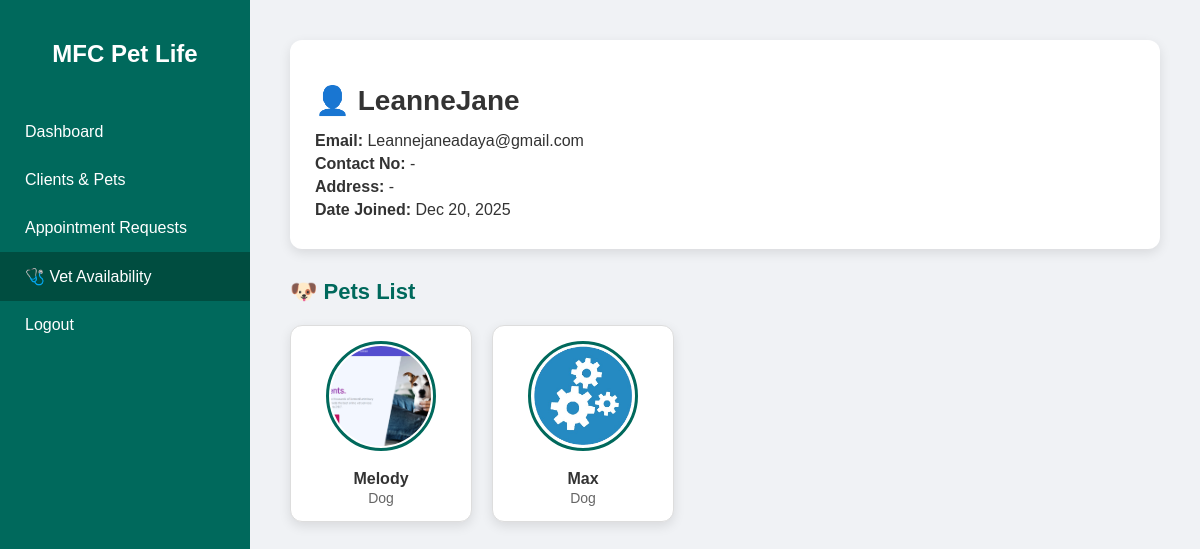
Page /clients/2/ on the committed database.
### main/models.py (models this page shows, shortened)
class Pet(models.Model):
    owner = models.ForeignKey(User, on_delete=models.CASCADE)
    name = models.CharField(max_length=100)
    species = models.CharField(max_length=50)
    breed = models.CharField(max_length=100, blank=True, null=True)
    gender = models.CharField(max_length=10)
    color = models.CharField(max_length=50, blank=True, null=True)
    birthday = models.DateField(blank=True, null=True)
    age = models.PositiveIntegerField(default=0)
    weight = models.DecimalField(max_digits=5, decimal_places=2, blank=True, null=True)
    image = models.ImageField(upload_to='pets/', blank=True, null=True)
    is_active = models.BooleanField(default=True)  # Soft-delete flag

### main/views.py (the view)
# urls.py: path('clients/<int:client_id>/', views.client_detail, name='client_detail'),
def client_detail(request, client_id):
    client = get_object_or_404(User, id=client_id)
    pets = Pet.objects.filter(owner=client, is_active=True)
    return render(request, "admin/client_detail.html", {"client": client, "pets": pets})

### main/templates/admin/client_detail.html (shortened to what this page needs)
{% load static %}
<!DOCTYPE html>
<html lang="en">
<head>
<link rel="stylesheet" href="{% static 'css/admin/clients_detail.css' %}">
</head>
<body>
<div class="sidebar">
    <h2>MFC Pet Life</h2>
    <a href="{% url 'admin_dashboard' %}">Dashboard</a>
    <a href="{% url 'clients_pets' %}">Clients & Pets</a>
    <a href="{% url 'appointment_requests' %}">Appointment Requests</a>
    <a href="{% url 'vet_availability_admin' %}" class='active'>🩺 <span>Vet Availability</span></a>
    <a href="{% url 'logout' %}">Logout</a>
</div>
 <div class="main-content">
        <div class="client-card">
            <h1>👤 {{ client.username|default:"No Name" }}</h1>
            <p><strong>Email:</strong> {{ client.email|default:"-" }}</p>
            <p><strong>Contact No:</strong> {{ client.contact_no|default:"-" }}</p>
            <p><strong>Address:</strong> {{ client.address|default:"-" }}</p>
            <p><strong>Date Joined:</strong> {{ client.date_joined|date:"M d, Y"|default:"-" }}</p>
        </div>
        <div class="pets-section">
    <h2>🐶 Pets List</h2>
            {% if pets %}
                <div class="pets-grid">
                    {% for pet in pets %}
                    <div class="profile-container" onclick="window.location.href='{% url 'pet_detail_admin' pet.id %}'">
                        {% if pet.image %}
                            <img src="{{ pet.image.url }}" alt="{{ pet.name }}">
                        {% else %}
                            <img src="{% static 'images/default_pet.png' %}" alt="Default Pet">
                        {% endif %}
                        <h2>{{ pet.name }}</h2>
                        <p>{{ pet.species }}</p>
                    </div>
                    {% endfor %}
                </div>
            {% else %}
                <p>No pets found for this client.</p>
            {% endif %}
        </div>
    </div>
</body>
</html>

### main/static/css/admin/clients_detail.css (style rules this page uses)
body { font-family: Poppins, sans-serif; margin: 0; background: #f0f2f5; color: #333; }
.sidebar { position: fixed; left: 0; top: 0; width: 250px; height: 100%; background: #00695c; color: white; display: flex; flex-direction: column; padding: 20px 0; }
.sidebar h2 { text-align: center; margin-bottom: 40px; font-size: 24px; font-weight: 700; }
.sidebar a { color: white; text-decoration: none; padding: 15px 25px; display: block; transition: 0.3s; }
.sidebar a:hover, .sidebar a.active { background: #004d40; }
.main-content { margin-left: 250px; padding: 40px; }
.client-card { background: white; padding: 25px; border-radius: 12px; box-shadow: 0 4px 12px rgba(0,0,0,0.1); margin-bottom: 30px; }
.client-card h1 { margin-bottom: 15px; font-size: 28px; }
.client-card p { font-size: 16px; margin: 5px 0; }
.pets-section { margin-top: 30px; }
.pets-section h2 { font-size: 22px; margin-bottom: 20px; color: #00695c; }
.pets-grid { display: flex; flex-wrap: wrap; gap: 20px; justify-content: flex-start; }
.profile-container { width: 150px; background: #fff; padding: 15px; border-radius: 12px; box-shadow: 0 4px 12px rgba(0,0,0,0.1); text-align: center; transition: transform 0.2s ease, box-shadow 0.2s ease; cursor: pointer; border: 1px solid #ddd; }
.profile-container img { width: 100px; height: 100px; border-radius: 50%; object-fit: cover; margin-bottom: 10px; border: 3px solid #00695c; padding: 2px; transition: transform 0.3s ease, border-color 0.3s ease; }
.profile-container h2 { font-size: 16px; margin: 5px 0 2px 0; color: #333; }
.profile-container p { font-size: 14px; color: #666; margin: 0; }

### rows in the picture
Pet: image (picture), name "Melody", species "Dog"
Pet: image (picture), name "Max", species "Dog"

### other values in the picture
{{ client.username|default:"No Name" }} "LeanneJane"
{{ client.email|default:"-" }} "Leannejaneadaya@gmail.com"
{{ client.contact_no|default:"-" }} "-"
{{ client.address|default:"-" }} "-"
{{ client.date_joined|date:"M d, Y"|default:"-" }} "Dec 20, 2025"
